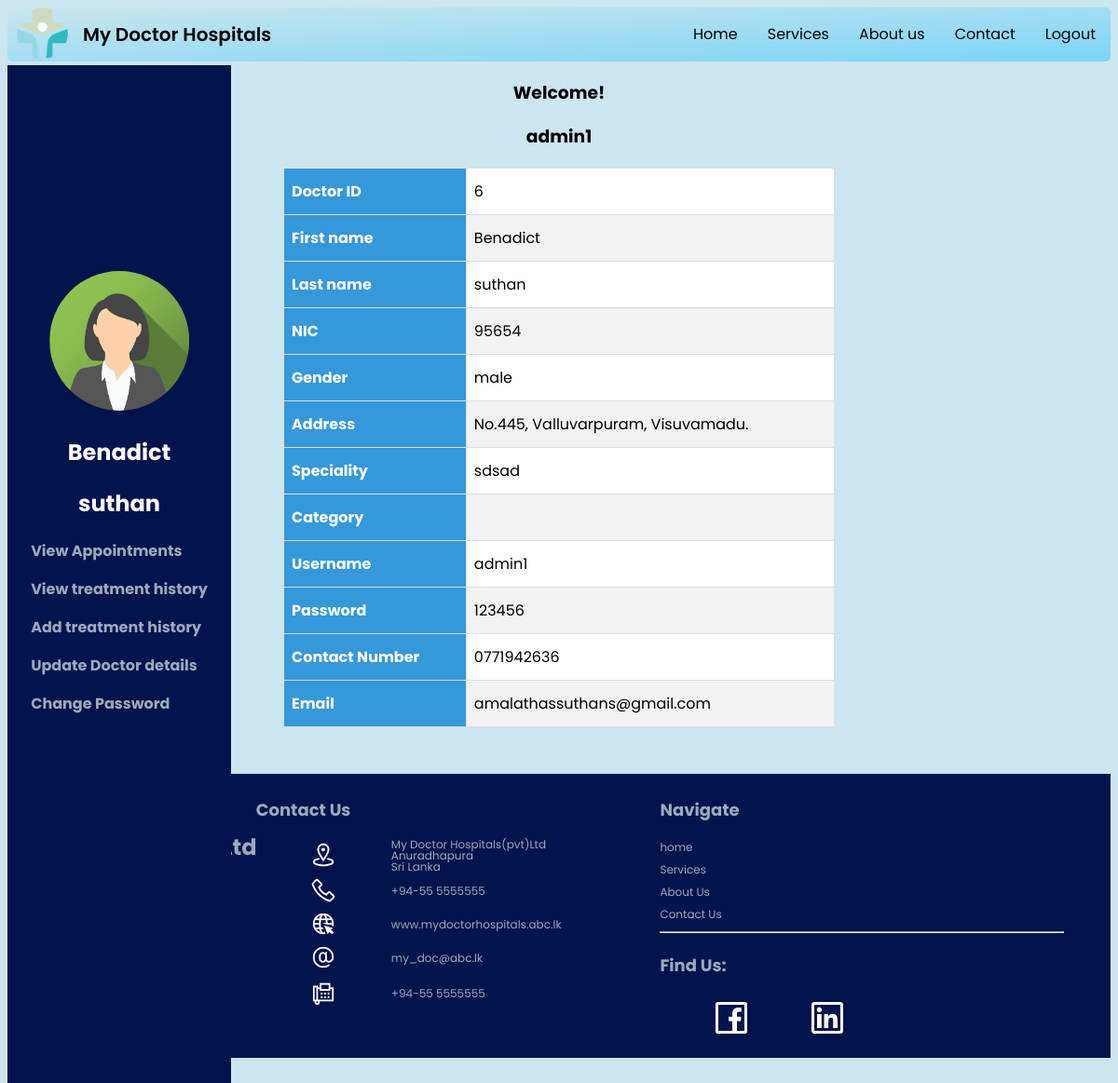
Page /d_dashbord.php (signed in) on the committed database.
### tables this page shows
CREATE TABLE `doctor` (
  `doctor_ID` int(11) NOT NULL,
  `d_first_name` varchar(100) DEFAULT NULL,
  `d_last_name` varchar(50) DEFAULT NULL,
  `NIC` varchar(12) DEFAULT NULL,
  `gender` varchar(6) DEFAULT NULL,
  `address` varchar(200) DEFAULT NULL,
  `speciality` varchar(100) NOT NULL,
  `category` varchar(100) DEFAULT NULL,
  `username` varchar(100) NOT NULL,
  `password` varchar(100) DEFAULT NULL,
  `contact_no` varchar(10) NOT NULL,
  `Email` varchar(50) NOT NULL
);

### d_dashbord.php (the view, shortened to what this page needs)
<?php
include "connection.php";
?>
<!DOCTYPE html>
<html>
<head>
    <link rel="stylesheet" type="text/css" href="css/admindashbord.css">
    <link rel="stylesheet" type="text/css" href="css/style.css">
    <link rel="stylesheet" type="text/css" href="css/table.css">
</head>
<body>
<ul>
    <img src="img/logo.png"alt="logo"style="width:55px;height:55px; padding-left: 10px;"align="left";>
    <li class="logo">My Doctor Hospitals
    </li>
    <li class="nav"><a href="logout.php">Logout</a></li>
    <li class="nav"><a href="contact.php">Contact</a></li>
    <li class="nav"><a href="about.php">About us</a></li>
    <li class="nav"><a href="services.php">Services</a></li>
    <li class="nav"><a href="index.php">Home</a></li>
</ul>
<div class="split left">
    <div class="centered" style="padding-top: 100px">
        <img src="img/img_avatar2.png" alt="Avatar woman">
        <?php
        echo '<h2>' . print_r($_SESSION["fname"], TRUE) . '</h2>';
        echo '<h2>' . print_r($_SESSION["lname"], TRUE) . '</h2>';
        ?>
        <h4 style="cursor: pointer; width: max-content;text-align: left">
            <p> <a href="d_view_appointments.php">View Appointments </a></p>
            <p> <a href="p_changepass.php">View treatment history </a></p>
            <p> <a href="p_view_doctor.php">Add treatment history</a></p>
            <p> <a href="update_doctor.php">Update Doctor details </a></p>
            <p> <a href="d_changepass.php">Change Password </a></p>
        </h4>
    </div>
</div>
<div >
    <?php
    echo "<center><h3>Welcome! </h3>";
    echo '<h3>' . print_r($_SESSION["username"], TRUE) . '</h3>';
    ?>
    <?php
    $sql="SELECT * FROM doctor where username = '{$_SESSION["username"]}' ";
    $res=$db->query($sql);
    if($res->num_rows>0)
    {
        echo "<table style='margin-top: 0%' width='50%' border='1px solid #000' class='table2'> ";
        while($row=$res->fetch_assoc())
        {
            echo "<tr>";
            echo "<th>Doctor ID</th>";
            echo "<td>{$row["doctor_ID"]}</td>";
            echo "</tr>";
            echo "<tr>";
            echo "<th>First name</th>";
            echo "<td>{$row["d_first_name"]}</td>";
            echo "</tr>";
            echo "<tr>";
            echo "<th>Last name</th>";
            echo "<td>{$row["d_last_name"]}</td>";
            echo "</tr>";
            echo "<tr>";
            echo "<th>NIC</th>";
            echo "<td>{$row["NIC"]}</td>";
            echo "</tr>";
            echo "<tr>";
            echo "<th>Gender</th>";
            echo "<td>{$row["gender"]}</td>";
            echo "</tr>";
            echo "<tr>";
            echo "<th>Address</th>";
            echo "<td>{$row["address"]}</td>";
            echo "</tr>";
            echo "<tr>";
            echo "<th>Speciality</th>";
            echo "<td>{$row["speciality"]}</td>";
            echo "</tr>";
            echo "<tr>";
            echo "<th>Category</th>";
            echo "<td>{$row["category"]}</td>";
            echo "</tr>";
            echo "<tr>";
            echo "<th>Username</th>";
            echo "<td>{$row["username"]}</td>";
            echo "</tr>";
            echo "<tr>";
            echo "<th>Password</th>";
            echo "<td>{$row["password"]}</td>";
            echo "</tr>";
            echo "<tr>";
            echo "<th>Contact Number</th>";
            echo "<td>{$row["contact_no"]}</td>";
            echo "</tr>";
            echo "<tr>";
            echo "<th>Email</th>";
            echo "<td>{$row["Email"]}</td>";
            echo "</tr>";
        }
        echo "</table>";
    }
    else
    {
        echo "<p class='error'>No Doctors Records Found</p>";
    }
    ?>
</div>
<br><br><br><br><br><br>
<footer style="margin-top: -100px">
    <div class="row">
        <div class="column5";>
            <h1 align="left";>My Doctor Hospitals(pvt)Ltd</h1>
        </div>
        <div class="column6">
            <h2 align="left";>Contact Us</h2>
            <table>
                <tr style="line-height: 1em;">
                    <td><i class="fa"><img src="icon/7.png" style="height: 30px; width: 30px;"></i></td>
                    <td>My Doctor Hospitals(pvt)Ltd<br>Anuradhapura<br>Sri Lanka</td>
                </tr>
                <tr style="line-height: 1em;">
                    <td><i class="fa"><img src="icon/6.png" style="height: 30px; width: 30px;"></i></td>
                    <td>+94-55 5555555</td>
                </tr>
                <tr style="line-height: 1em;">
                    <td><i class="fa"><img src="icon/4.png" style="height: 30px; width: 30px;"></i></td>
                    <td><a href="#">www.mydoctorhospitals.abc.lk</a></td>
                </tr>
                <tr style="line-height: 1em;">
                    <td><i class="fa"><img src="icon/1.png" style="height: 30px; width: 30px;"></i></td>
                    <td><a href="#">my_doc@abc.lk</a></td>
                <tr>
                <tr style="line-height: 1em;">
                    <td><i class="fa"><img src="icon/3.png" style="height: 30px; width: 30px;"></i></td>
                    <td>+94-55 5555555</td>
                </tr>
            </table>
        </div>
        <div class="column7">
            <div class="row">
                <div class="links">
                    <h2>Navigate</h2>
                    <a href="index.php" style="font-size: 12px; line-height: 2em;">home</a><br>
                    <a href="services.php" style="font-size: 12px; line-height: 2em;">Services</a><br>
                    <a href="about.php" style="font-size: 12px; line-height: 2em;">About Us</a><br>
                    <a href="contact.php" style="font-size: 12px; line-height: 2em;">Contact Us</a><br>
                    <hr>
                </div>
            </div>
            <div class="row">
                <div class="connect">
                    <h2>Find Us:</h2>
                    <table>
                        <tr>
                            <td><a href="#"><img src="icon/2.png" style="height: 50px; width: 50px;"></a></td>
                            <td><a href="#"><img src="icon/5.png" style="height: 50px; width: 50px;"></a></td>
                        </tr>
                    </table>
                </div>
            </div>
        </div>
    </div>
</footer>
</body>
</html>

### css/admindashbord.css (style rules this page uses)
.split { height: 80%; width: 20%; position: absolute; top: 0; overflow-x: hidden; padding-top: 20%; }
.left { top:70px; background-color: #00134d; }
.centered { color: white; position: absolute; top: 32%; left: 50%; transform: translate(-50%, -50%); text-align: center; }
.centered img { width: 150px; border-radius: 50%; }

### css/style.css (style rules this page uses)
body { font-family: 'Poppins', sans-serif; background-color: #cbe6ef; overflow-x:hidden; }
ul { list-style-type: none; margin: 0; padding: 0; overflow: hidden; background-image: linear-gradient(to bottom right, #cbe6ef, #7bd5f5); border-radius: 5px; }
li { float:left; }
li a { display: block; color: #000; text-align: center; text-decoration: none; padding: 16px 16px; font-family: 'Poppins', sans-serif; }
.nav { float:right; }
.logo { font-family: 'Poppins', sans-serif; font-weight:600; font-size:20px; padding: 14px 16px; }
.column5 { float: left; width: 20%; }
.column6 { float: left; width: 40%; }
.column7 { float: left; width: 40%; text-align:left; height:80%; }
.row:after { content: ""; display: table; clear: both; }
table tr td { padding-left:50px; }
footer { background-color: #00134d; color:#99abb8; padding: 50px; padding-top:10px; padding-bottom:10px; font-size: 12px; font-family: 'Poppins', sans-serif !important; font-style: normal !important; }
.fa { padding: 5px; font-size: 30px; }
a:link { background-color: transparent; text-decoration: none; }
a { color: #99abb8; }

### css/table.css (style rules this page uses)
.table2 { margin-left:auto; margin-right:auto; margin-top:5%; border-collapse: collapse; background-color:white; }
.table2 td, .table2 th { border: 1px solid #ddd; padding: 8px; }
.table2 tr:nth-child(even) { background-color: #f2f2f2; }
.table2 th { padding-top: 12px; padding-bottom: 12px; text-align: left; background-color: #3498DB; color: white; }

### rows in the picture
doctor: doctor_ID "6", d_first_name "Benadict", d_last_name "suthan", NIC "95654", gender "male", address "No.445, Valluvarpuram, Visuvamadu.", speciality "sdsad", username "admin1", password "123456", contact_no "0771942636", Email "amalathassuthans@gmail.com"

### other values in the picture
print_r($_SESSION["fname"], TRUE) "Benadict"
print_r($_SESSION["lname"], TRUE) "suthan"
print_r($_SESSION["username"], TRUE) "admin1"
